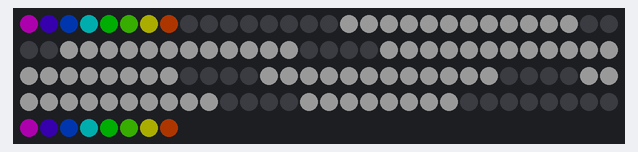
This program was run on a simulated Raspberry Pi (BCM pin numbers). On the bench: 128 RGB LEDs in strip order, left to right, continuing on the next row. Dim RGB values are drawn brighter than linear; the clock reads 2024-03-15 10:24:30 at power-on unless the program sets it; what the program prints to the terminal is not drawn.

Above: at 0.1 s.

The program:

midi_note_display1.py
```python
#!/usr/bin/env python3
# coding=utf-8
# GPIO port Serial monitor talking MIDI
# displays the notes on an LED keyboard, received by the Arduino
# By Mike Cook August 2020

import serial
import time
import board
import neopixel

comPort = serial.Serial(port = "/dev/serial0", baudrate = 250000,
                        parity = serial.PARITY_NONE, stopbits = serial.STOPBITS_ONE,
                        bytesize = serial.EIGHTBITS,
                        timeout = 1)
# values in frame
# 0 = event type | 1 = event type with channel
# 2 = control number (0-119) | 3 = control value
frame = [0, 0, 0, 0]

def main():
    init()
    drawKeys()
    print("Draw notes sent, colour -> velocity")
    while 1:
        readMIDI()
        if frame[0] == 0x9 or frame[0] == 0x8:
            keyToDraw = frame[2] % 12
            if frame[0] == 0x8:
                drawKey(keyToDraw, (128, 128, 128), ( 0, 0, 0)) # note off
            else :
                col = frame[3] // 8
                drawKey(keyToDraw, colours[col], colours[col]) # note on
            pixels.show()


def drawKeys():
    for k in range(12) : drawKey(k, (128, 128, 128), ( 0, 0, 0))
    i = 0
    for c in range(8) : pixels[c] = colours[i] ; i += 2
    i = 0
    for c in range(120,128) : pixels[c] = colours[i]  ; i += 2
    pixels.show()

def drawKey(keyNum, whiteCol, blackCol):
    whiteKey = True
    for k in range(len(blackKeys)):
        if keyNum == blackKeys[k] : whiteKey = False
    if whiteKey :
        offset = - 1
        if rightWhite[keyNum] : offset = 1
        for h in range(8): # draw the full bar
            pixels[((keyNum + 2) * 8) + h] = whiteCol

            for h in range(4): # fill the bar on one side
                pixels[(((keyNum + 2) + offset) * 8) + h] = (128, 128, 128)

    else :
        for h in range(4,8):
            pixels[((keyNum + 2) * 8) + h] = blackCol # black keys colour

def init():
    global pixels, blackKeys, rightWhite, colours
    pixel_pin = board.D18
    num_pixels = 128
    # RGB or GRB. Some NeoPixels have red and green reversed
    ORDER = neopixel.GRB
    BRIGHTNESS = 0.2 # 0.6 is maximum brightness for 3A external supply
    pixels = neopixel.NeoPixel(pixel_pin, num_pixels,
             brightness = BRIGHTNESS, auto_write = False,
             pixel_order = ORDER)
    blackKeys = [ 1, 3, 6, 8, 10, 13]
    rightWhite = [True] * 12
    rightWhite[4] = False ; rightWhite[11] = False
    # put your own colours here
    colours = [(255, 0, 255), (170, 0, 255),(84, 0, 255),
               (0, 0, 255), (0, 84, 255),(0, 169, 255), (0, 255, 255),
               (0, 255, 169), (0, 255, 5), (0, 255, 0), (84, 255, 0),
               (170, 255, 0), (254, 255, 0), (255, 170, 0), (255, 84, 0),
               (255, 0, 0)]

def readMIDI():
    global frame
    frame = [0, 0, 0, 0]
    string = ""
    i = 0
    done = False
    timeout = time.time()
    while time.time() - timeout < 0.01 and not done:
        if comPort.inWaiting() > 0:
            timeout = time.time()
            ch = comPort.read(1)
            if ch == b'\n' :
                if len(string) > 3:
                    frame = [int(s) for s in string.split() if s.isdigit()]
                done = True
            elif ch != b'\r' :
                string = string + ch.decode()


if __name__ == '__main__':
    main()
```
